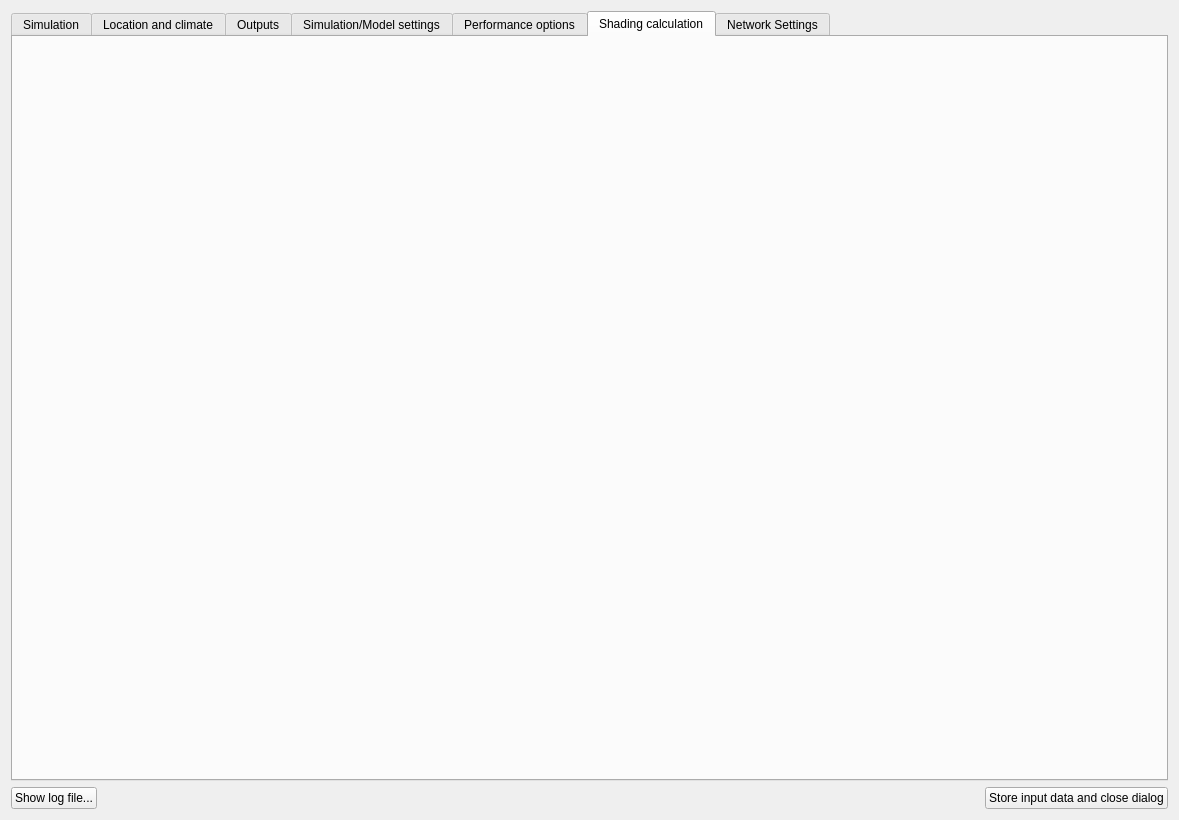
<?xml version="1.0" encoding="UTF-8"?>
<ui version="4.0">
 <class>SVSimulationStartNandrad</class>
 <widget class="QDialog" name="SVSimulationStartNandrad">
  <property name="geometry">
   <rect>
    <x>0</x>
    <y>0</y>
    <width>1179</width>
    <height>820</height>
   </rect>
  </property>
  <property name="windowTitle">
   <string>Start building energy simulation</string>
  </property>
  <layout class="QVBoxLayout" name="verticalLayout">
   <item>
    <widget class="QTabWidget" name="tabWidget">
     <property name="currentIndex">
      <number>5</number>
     </property>
     <widget class="QWidget" name="tabSimStart">
      <attribute name="title">
       <string>Simulation</string>
      </attribute>
      <layout class="QGridLayout" name="gridLayout_4" rowstretch="0,1">
       <item row="0" column="0">
        <widget class="QGroupBox" name="groupBoxSimulationTimeFrame">
         <property name="title">
          <string>Simulation time and duration</string>
         </property>
         <layout class="QFormLayout" name="formLayout">
          <item row="0" column="0">
           <widget class="QLabel" name="labelStart">
            <property name="text">
             <string>Start date:</string>
            </property>
           </widget>
          </item>
          <item row="0" column="1">
           <widget class="QLineEdit" name="lineEditStartDate">
            <property name="placeholderText">
             <string>dd.mm.yyyy hh:mm:ss</string>
            </property>
           </widget>
          </item>
          <item row="1" column="0">
           <widget class="QLabel" name="labelEnd">
            <property name="text">
             <string>End date:</string>
            </property>
           </widget>
          </item>
          <item row="1" column="1">
           <widget class="QLineEdit" name="lineEditEndDate">
            <property name="placeholderText">
             <string>dd.mm.yyyy hh:mm:ss</string>
            </property>
           </widget>
          </item>
          <item row="2" column="0">
           <widget class="QLabel" name="label_5">
            <property name="text">
             <string>Duration:</string>
            </property>
           </widget>
          </item>
          <item row="2" column="1">
           <layout class="QHBoxLayout" name="horizontalLayout_2">
            <item>
             <widget class="QtExt::ParameterEdit" name="lineEditDuration"/>
            </item>
            <item>
             <widget class="QComboBox" name="comboBoxUnitDuration"/>
            </item>
           </layout>
          </item>
          <item row="3" column="0">
           <widget class="QCheckBox" name="checkBoxEnableMoistureBalance">
            <property name="enabled">
             <bool>true</bool>
            </property>
            <property name="text">
             <string>Enable moisture balance</string>
            </property>
           </widget>
          </item>
          <item row="3" column="1">
           <spacer name="verticalSpacer">
            <property name="orientation">
             <enum>Qt::Vertical</enum>
            </property>
            <property name="sizeType">
             <enum>QSizePolicy::Preferred</enum>
            </property>
            <property name="sizeHint" stdset="0">
             <size>
              <width>20</width>
              <height>0</height>
             </size>
            </property>
           </spacer>
          </item>
         </layout>
        </widget>
       </item>
       <item row="0" column="1">
        <widget class="QGroupBox" name="groupBox_2">
         <property name="title">
          <string>Run options</string>
         </property>
         <layout class="QGridLayout" name="gridLayout">
          <item row="0" column="0">
           <widget class="QRadioButton" name="radioButtonEntireProject">
            <property name="text">
             <string>Simulate entire project (all buildings and geometry)</string>
            </property>
            <property name="checked">
             <bool>true</bool>
            </property>
           </widget>
          </item>
          <item row="1" column="0">
           <widget class="QRadioButton" name="radioButtonSelectedGeometry">
            <property name="text">
             <string>Simulate selected geometry only</string>
            </property>
            <property name="checked">
             <bool>false</bool>
            </property>
           </widget>
          </item>
          <item row="2" column="0">
           <spacer name="verticalSpacer_5">
            <property name="orientation">
             <enum>Qt::Vertical</enum>
            </property>
            <property name="sizeType">
             <enum>QSizePolicy::MinimumExpanding</enum>
            </property>
            <property name="sizeHint" stdset="0">
             <size>
              <width>50</width>
              <height>0</height>
             </size>
            </property>
           </spacer>
          </item>
         </layout>
        </widget>
       </item>
       <item row="1" column="0" colspan="2">
        <widget class="QGroupBox" name="groupBox">
         <property name="title">
          <string>Command line solver options</string>
         </property>
         <layout class="QVBoxLayout" name="verticalLayout_2">
          <item>
           <layout class="QGridLayout" name="gridLayout_2">
            <item row="0" column="0">
             <widget class="QLabel" name="label_2">
              <property name="text">
               <string>Solver message detail:</string>
              </property>
             </widget>
            </item>
            <item row="0" column="1">
             <widget class="QComboBox" name="comboBoxVerboseLevel">
              <property name="sizePolicy">
               <sizepolicy hsizetype="Expanding" vsizetype="Fixed">
                <horstretch>0</horstretch>
                <verstretch>0</verstretch>
               </sizepolicy>
              </property>
             </widget>
            </item>
            <item row="1" column="0">
             <widget class="QLabel" name="label_3">
              <property name="text">
               <string>Number of parallel threads:</string>
              </property>
             </widget>
            </item>
            <item row="1" column="1">
             <widget class="QtExt::ValidatingLineEdit" name="lineEditNumThreads">
              <property name="sizePolicy">
               <sizepolicy hsizetype="Expanding" vsizetype="Fixed">
                <horstretch>0</horstretch>
                <verstretch>0</verstretch>
               </sizepolicy>
              </property>
             </widget>
            </item>
           </layout>
          </item>
          <item>
           <spacer name="verticalSpacer_2">
            <property name="orientation">
             <enum>Qt::Vertical</enum>
            </property>
            <property name="sizeType">
             <enum>QSizePolicy::Fixed</enum>
            </property>
            <property name="sizeHint" stdset="0">
             <size>
              <width>20</width>
              <height>13</height>
             </size>
            </property>
           </spacer>
          </item>
          <item>
           <widget class="QCheckBox" name="checkBoxStepStats">
            <property name="text">
             <string>Write statistics for each internal solver step</string>
            </property>
           </widget>
          </item>
          <item>
           <widget class="QCheckBox" name="checkBoxCloseConsoleWindow">
            <property name="text">
             <string>Close console window when finished</string>
            </property>
           </widget>
          </item>
          <item>
           <spacer name="verticalSpacer_4">
            <property name="orientation">
             <enum>Qt::Vertical</enum>
            </property>
            <property name="sizeType">
             <enum>QSizePolicy::Preferred</enum>
            </property>
            <property name="sizeHint" stdset="0">
             <size>
              <width>20</width>
              <height>20</height>
             </size>
            </property>
           </spacer>
          </item>
          <item>
           <widget class="QLabel" name="label">
            <property name="text">
             <string>NANDRAD command line:</string>
            </property>
           </widget>
          </item>
          <item>
           <widget class="QLineEdit" name="lineEditCmdLine">
            <property name="readOnly">
             <bool>true</bool>
            </property>
           </widget>
          </item>
          <item>
           <layout class="QHBoxLayout" name="horizontalLayout_3">
            <item>
             <widget class="QLabel" name="labelTerminalEmulator">
              <property name="text">
               <string>Terminal emulator:</string>
              </property>
             </widget>
            </item>
            <item>
             <widget class="QComboBox" name="comboBoxTermEmulator">
              <property name="sizePolicy">
               <sizepolicy hsizetype="Expanding" vsizetype="Fixed">
                <horstretch>0</horstretch>
                <verstretch>0</verstretch>
               </sizepolicy>
              </property>
              <item>
               <property name="text">
                <string>None (background process)</string>
               </property>
              </item>
              <item>
               <property name="text">
                <string>XTerm</string>
               </property>
              </item>
              <item>
               <property name="text">
                <string>Gnome Terminal</string>
               </property>
              </item>
              <item>
               <property name="text">
                <string>Konsole</string>
               </property>
              </item>
             </widget>
            </item>
           </layout>
          </item>
          <item>
           <spacer name="verticalSpacer_3">
            <property name="orientation">
             <enum>Qt::Vertical</enum>
            </property>
            <property name="sizeHint" stdset="0">
             <size>
              <width>20</width>
              <height>40</height>
             </size>
            </property>
           </spacer>
          </item>
          <item>
           <layout class="QHBoxLayout" name="horizontalLayout_4">
            <item>
             <widget class="QPushButton" name="pushButtonTestInit">
              <property name="font">
               <font>
                <pointsize>14</pointsize>
               </font>
              </property>
              <property name="text">
               <string>Test initialization of simulation model</string>
              </property>
              <property name="icon">
               <iconset resource="../resources/SIM-VICUS.qrc">
                <normaloff>:/gfx/actions/32x32/info_32x32.png</normaloff>:/gfx/actions/32x32/info_32x32.png</iconset>
              </property>
              <property name="iconSize">
               <size>
                <width>32</width>
                <height>32</height>
               </size>
              </property>
             </widget>
            </item>
            <item>
             <widget class="QPushButton" name="pushButtonRun">
              <property name="font">
               <font>
                <pointsize>14</pointsize>
                <weight>75</weight>
                <bold>true</bold>
               </font>
              </property>
              <property name="text">
               <string>Start simulation</string>
              </property>
              <property name="icon">
               <iconset resource="../resources/SIM-VICUS.qrc">
                <normaloff>:/gfx/actions/64x64/Wavy_checkered_flag.svg</normaloff>:/gfx/actions/64x64/Wavy_checkered_flag.svg</iconset>
              </property>
              <property name="iconSize">
               <size>
                <width>32</width>
                <height>32</height>
               </size>
              </property>
              <property name="default">
               <bool>true</bool>
              </property>
             </widget>
            </item>
            <item>
             <widget class="QPushButton" name="pushButtonExportFMU">
              <property name="font">
               <font>
                <pointsize>14</pointsize>
                <weight>75</weight>
                <bold>true</bold>
               </font>
              </property>
              <property name="text">
               <string>Export FMU...</string>
              </property>
              <property name="icon">
               <iconset resource="../resources/SIM-VICUS.qrc">
                <normaloff>:/gfx/actions/32x32/FMI_32x32.png</normaloff>:/gfx/actions/32x32/FMI_32x32.png</iconset>
              </property>
              <property name="iconSize">
               <size>
                <width>32</width>
                <height>32</height>
               </size>
              </property>
              <property name="default">
               <bool>true</bool>
              </property>
             </widget>
            </item>
           </layout>
          </item>
         </layout>
        </widget>
       </item>
      </layout>
     </widget>
     <widget class="QWidget" name="tabClimate">
      <attribute name="title">
       <string>Location and climate</string>
      </attribute>
     </widget>
     <widget class="QWidget" name="tabOutputs">
      <attribute name="title">
       <string>Outputs</string>
      </attribute>
     </widget>
     <widget class="QWidget" name="tabSimOptions">
      <attribute name="title">
       <string>Simulation/Model settings</string>
      </attribute>
     </widget>
     <widget class="QWidget" name="tabPerformanceOptions">
      <attribute name="title">
       <string>Performance options</string>
      </attribute>
     </widget>
     <widget class="QWidget" name="tabShadingCalculation">
      <attribute name="title">
       <string>Shading calculation</string>
      </attribute>
     </widget>
     <widget class="QWidget" name="tabNetworkSettings">
      <attribute name="title">
       <string>Network Settings</string>
      </attribute>
     </widget>
    </widget>
   </item>
   <item>
    <layout class="QHBoxLayout" name="horizontalLayout">
     <item>
      <widget class="QPushButton" name="pushButtonShowScreenLog">
       <property name="text">
        <string>Show log file...</string>
       </property>
      </widget>
     </item>
     <item>
      <spacer name="horizontalSpacer">
       <property name="orientation">
        <enum>Qt::Horizontal</enum>
       </property>
       <property name="sizeHint" stdset="0">
        <size>
         <width>530</width>
         <height>20</height>
        </size>
       </property>
      </spacer>
     </item>
     <item>
      <widget class="QPushButton" name="pushButtonClose">
       <property name="text">
        <string>Store input data and close dialog</string>
       </property>
      </widget>
     </item>
    </layout>
   </item>
  </layout>
 </widget>
 <customwidgets>
  <customwidget>
   <class>QtExt::ValidatingLineEdit</class>
   <extends>QLineEdit</extends>
   <header location="global">QtExt_ValidatingLineEdit.h</header>
   <slots>
    <signal>editingFinishedSuccessfully()</signal>
   </slots>
  </customwidget>
  <customwidget>
   <class>QtExt::ParameterEdit</class>
   <extends>QLineEdit</extends>
   <header location="global">QtExt_ParameterEdit.h</header>
  </customwidget>
 </customwidgets>
 <resources>
  <include location="../resources/SIM-VICUS.qrc"/>
 </resources>
 <connections/>
</ui>
